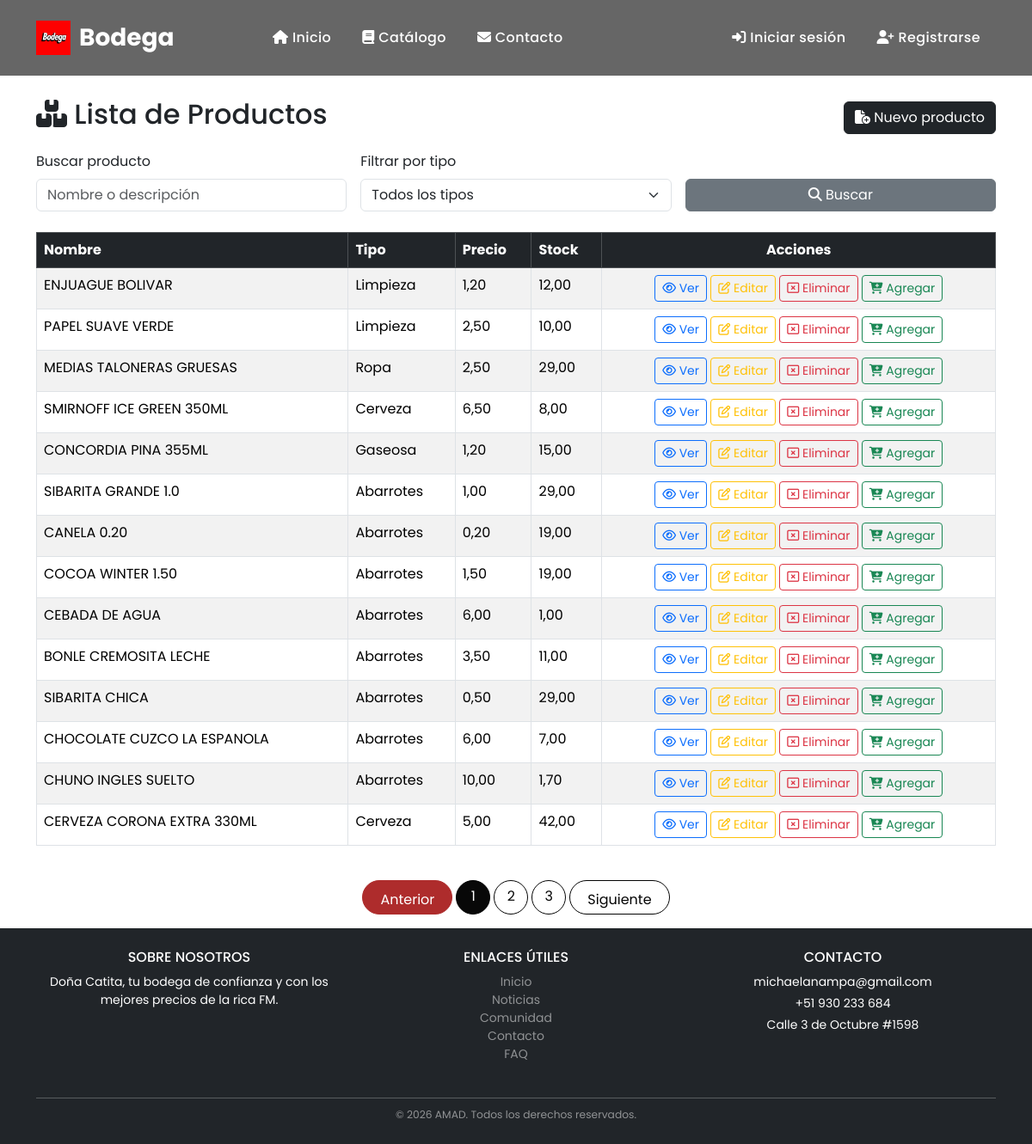
The app's page /productos/, older data.
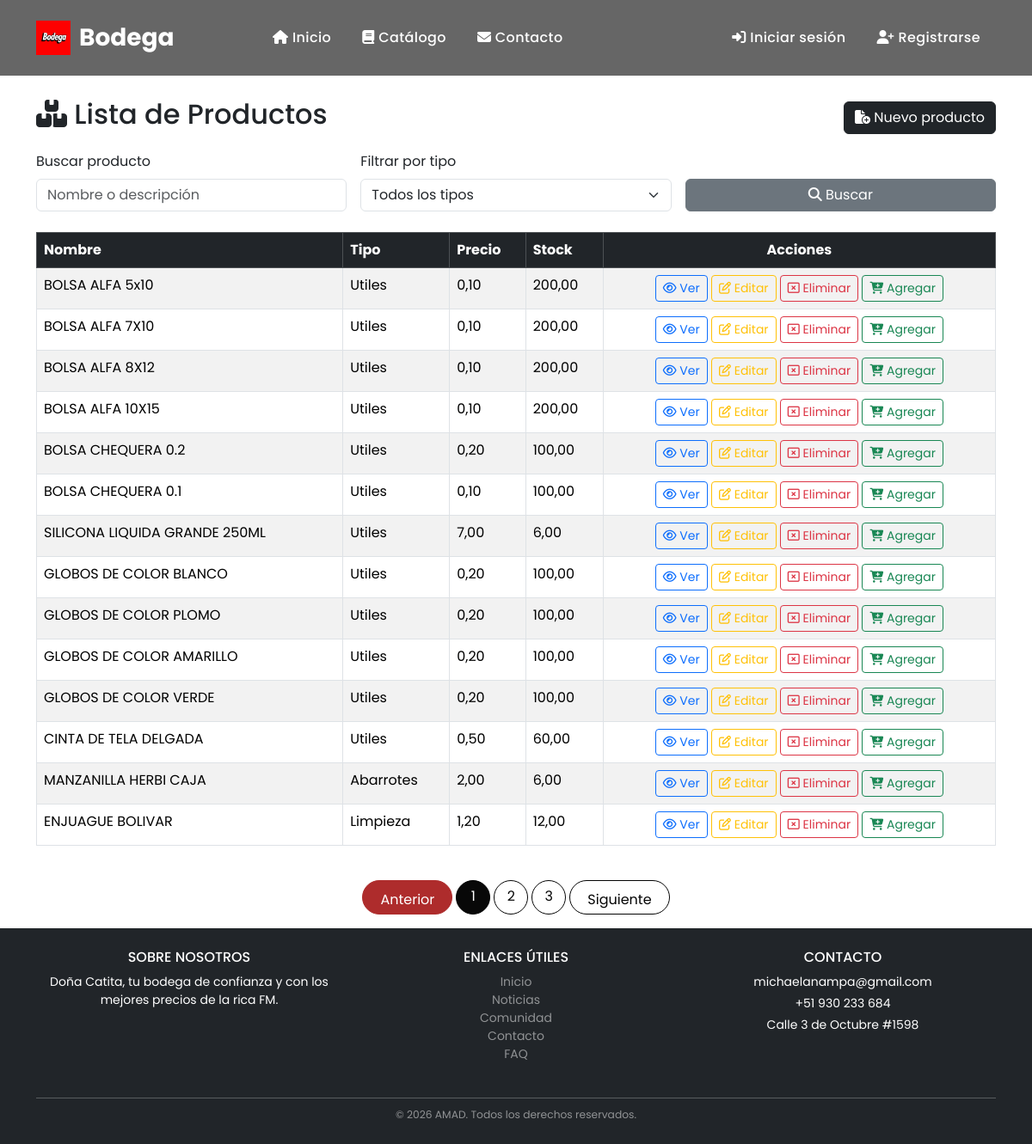
The same page, newer data.
### productos/models.py (models this page shows, shortened)
class Producto(models.Model):
    nombre = models.CharField(max_length=200)
    precio = models.DecimalField(max_digits=10, decimal_places=2)
    costo = models.DecimalField(max_digits=10, decimal_places=2, default=0.00)
    stock = models.DecimalField(max_digits=10, decimal_places=2, default=0.00)
    tipoProducto = models.CharField(max_length=100)
    unidadMedida = models.CharField(max_length=50, blank=True)
    fechaVencimiento = models.DateField(blank=True, null=True)
    detalle = models.TextField(blank=True)
    imagen = models.CharField(max_length=255, blank=True)
    created_at = models.DateTimeField(auto_now_add=True)
    updated_at = models.DateTimeField(auto_now=True)

### productos/views.py (the view)
# urls.py: path('', views.lista_productos, name='lista_productos'),
def lista_productos(request):
	query = request.GET.get('q', '').strip()
	tipo = request.GET.get('tipo', '').strip()
	productos = Producto.objects.all().order_by('-created_at')
	if query:
		productos = productos.filter(
			Q(nombre__icontains=query) | Q(detalle__icontains=query)
		)
	if tipo:
		productos = productos.filter(tipoProducto__iexact=tipo)
	tipos_disponibles = Producto.objects.values_list('tipoProducto', flat=True).distinct().order_by('tipoProducto')
	paginator = Paginator(productos, 14)  # Mostrar 14 productos por página
	page_number = request.GET.get('page')
	page_obj = paginator.get_page(page_number)
	return render(request, 'productos/lista_productos.html', {
		'page_obj': page_obj,
		'query': query,
		'tipo': tipo,
		'tipos_disponibles': tipos_disponibles,
	})

### productos/templates/productos/lista_productos.html (shortened to what this page needs)
{% extends 'base.html' %}
{% block content %}
<div class="container">
  <br>
  <div class="d-flex justify-content-between align-items-center mb-3">
    <h2><i class="fa-solid fa-boxes-stacked"></i> Lista de Productos</h2>
    <a class="btn btn-dark" href="{% url 'registros_productos' %}"><i class="fa-solid fa-file-circle-plus"></i> Nuevo producto</a>
  </div>
  <div class="mb-4">
    <form method="get">
      <div class="row g-3 align-items-end">
        <div class="col-md-4">
          <label class="form-label">Buscar producto</label>
          <input type="text" name="q" class="form-control" value="{{ query }}" placeholder="Nombre o descripción">
        </div>
        <div class="col-md-4">
          <label class="form-label">Filtrar por tipo</label>
          <select name="tipo" class="form-select">
            <option value="">Todos los tipos</option>
          </select>
        </div>
        <div class="col-md-4 d-grid">
          <button class="btn btn-secondary"><i class="fa-solid fa-magnifying-glass"></i> Buscar</button>
        </div>
      </div>
    </form>
  </div>
  <div class="table-responsive">
    <table class="table table-striped table-hover table-bordered">
      <thead>
        <tr class="table-dark">
          <th>Nombre</th>
          <th>Tipo</th>
          <th>Precio</th>
          <th>Stock</th>
          <th class="text-center">Acciones</th>
        </tr>
      </thead>
      <tbody>
        {% for p in page_obj.object_list %}
        <tr>
          <td>{{ p.nombre }}</td>
          <td>{{ p.tipoProducto }}</td>
          <td>{{ p.precio }}</td>
          <td>{{ p.stock }}</td>
          <td class="text-center">
            <a class="btn btn-sm btn-outline-primary" href="{% url 'detalle_producto' p.pk %}"><i class="fa-regular fa-eye"></i> Ver</a>
            <a class="btn btn-sm btn-outline-warning" href="{% url 'editar_producto' p.pk %}"><i class="fa-regular fa-pen-to-square"></i> Editar</a>
            <a class="btn btn-sm btn-outline-danger" href="{% url 'eliminar_producto' p.pk %}"><i class="fa-regular fa-rectangle-xmark"></i> Eliminar</a>
            <form method="post" action="{% url 'agregar_carrito' p.pk %}" class="d-inline">
              <button type="submit" class="btn btn-sm btn-outline-success"><i class="fa-solid fa-cart-plus"></i> Agregar</button>
            </form>
          </td>
        </tr>
        {% empty %}
        <tr><td colspan="5">No hay productos registrados.</td></tr>
        {% endfor %}
      </tbody>
    </table>
  </div>
</div>
{% if page_obj.paginator.num_pages > 1 %}
<nav aria-label="Paginación" class="mt-4">
  <ul class="pagination justify-content-center">
    {% if page_obj.has_previous %}
      <li class="page-item">
        <a class="page-link" href="?q={{ query }}&tipo={{ tipo }}&page={{ page_obj.previous_page_number }}">Anterior</a>
      </li>
    {% else %}
      <li class="page-item disabled"><span class="page-link">Anterior</span></li>
    {% endif %}
    {% for num in page_obj.paginator.page_range %}
      {% if num == page_obj.number %}
        <li class="page-item active"><span class="page-link">{{ num }}</span></li>
      {% elif num >= page_obj.number|add:'-2' and num <= page_obj.number|add:'2' %}
        <li class="page-item"><a class="page-link" href="?q={{ query }}&tipo={{ tipo }}&page={{ num }}">{{ num }}</a></li>
      {% endif %}
    {% endfor %}
    {% if page_obj.has_next %}
      <li class="page-item">
        <a class="page-link" href="?q={{ query }}&tipo={{ tipo }}&page={{ page_obj.next_page_number }}">Siguiente</a>
      </li>
    {% else %}
      <li class="page-item disabled"><span class="page-link">Siguiente</span></li>
    {% endif %}
  </ul>
</nav>
{% endif %}
{% endblock %}

Row changes from the older to the newer data that the page shows:
no longer on this page (row unchanged): Producto: nombre "PAPEL SUAVE VERDE", tipoProducto "Limpieza", precio "2,50", stock "10,00"
no longer on this page (row unchanged): Producto: nombre "MEDIAS TALONERAS GRUESAS", tipoProducto "Ropa", precio "2,50", stock "29,00"
no longer on this page (row unchanged): Producto: nombre "SMIRNOFF ICE GREEN 350ML", tipoProducto "Cerveza", precio "6,50", stock "8,00"
no longer on this page (row unchanged): Producto: nombre "CONCORDIA PINA 355ML", tipoProducto "Gaseosa", precio "1,20", stock "15,00"
no longer on this page (row unchanged): Producto: nombre "SIBARITA GRANDE 1.0", tipoProducto "Abarrotes", precio "1,00", stock "29,00"
no longer on this page (row unchanged): Producto: nombre "CANELA 0.20", tipoProducto "Abarrotes", precio "0,20", stock "19,00"
no longer on this page (row unchanged): Producto: nombre "COCOA WINTER 1.50", tipoProducto "Abarrotes", precio "1,50", stock "19,00"
no longer on this page (row unchanged): Producto: nombre "CEBADA DE AGUA", tipoProducto "Abarrotes", precio "6,00", stock "1,00"
no longer on this page (row unchanged): Producto: nombre "BONLE CREMOSITA LECHE", tipoProducto "Abarrotes", precio "3,50", stock "11,00"
no longer on this page (row unchanged): Producto: nombre "SIBARITA CHICA", tipoProducto "Abarrotes", precio "0,50", stock "29,00"
no longer on this page (row unchanged): Producto: nombre "CHOCOLATE CUZCO LA ESPANOLA", tipoProducto "Abarrotes", precio "6,00", stock "7,00"
no longer on this page (row unchanged): Producto: nombre "CHUNO INGLES SUELTO", tipoProducto "Abarrotes", precio "10,00", stock "1,70"
no longer on this page (row unchanged): Producto: nombre "CERVEZA CORONA EXTRA 330ML", tipoProducto "Cerveza", precio "5,00", stock "42,00"
added Producto: nombre "BOLSA ALFA 5x10", tipoProducto "Utiles", precio "0,10", stock "200,00"
added Producto: nombre "BOLSA ALFA 7X10", tipoProducto "Utiles", precio "0,10", stock "200,00"
added Producto: nombre "BOLSA ALFA 8X12", tipoProducto "Utiles", precio "0,10", stock "200,00"
added Producto: nombre "BOLSA ALFA 10X15", tipoProducto "Utiles", precio "0,10", stock "200,00"
added Producto: nombre "BOLSA CHEQUERA 0.2", tipoProducto "Utiles", precio "0,20", stock "100,00"
added Producto: nombre "BOLSA CHEQUERA 0.1", tipoProducto "Utiles", precio "0,10", stock "100,00"
added Producto: nombre "SILICONA LIQUIDA GRANDE 250ML", tipoProducto "Utiles", precio "7,00", stock "6,00"
added Producto: nombre "GLOBOS DE COLOR BLANCO", tipoProducto "Utiles", precio "0,20", stock "100,00"
added Producto: nombre "GLOBOS DE COLOR PLOMO", tipoProducto "Utiles", precio "0,20", stock "100,00"
added Producto: nombre "GLOBOS DE COLOR AMARILLO", tipoProducto "Utiles", precio "0,20", stock "100,00"
added Producto: nombre "GLOBOS DE COLOR VERDE", tipoProducto "Utiles", precio "0,20", stock "100,00"
added Producto: nombre "CINTA DE TELA DELGADA", tipoProducto "Utiles", precio "0,50", stock "60,00"
added Producto: nombre "MANZANILLA HERBI CAJA", tipoProducto "Abarrotes", precio "2,00", stock "6,00"
